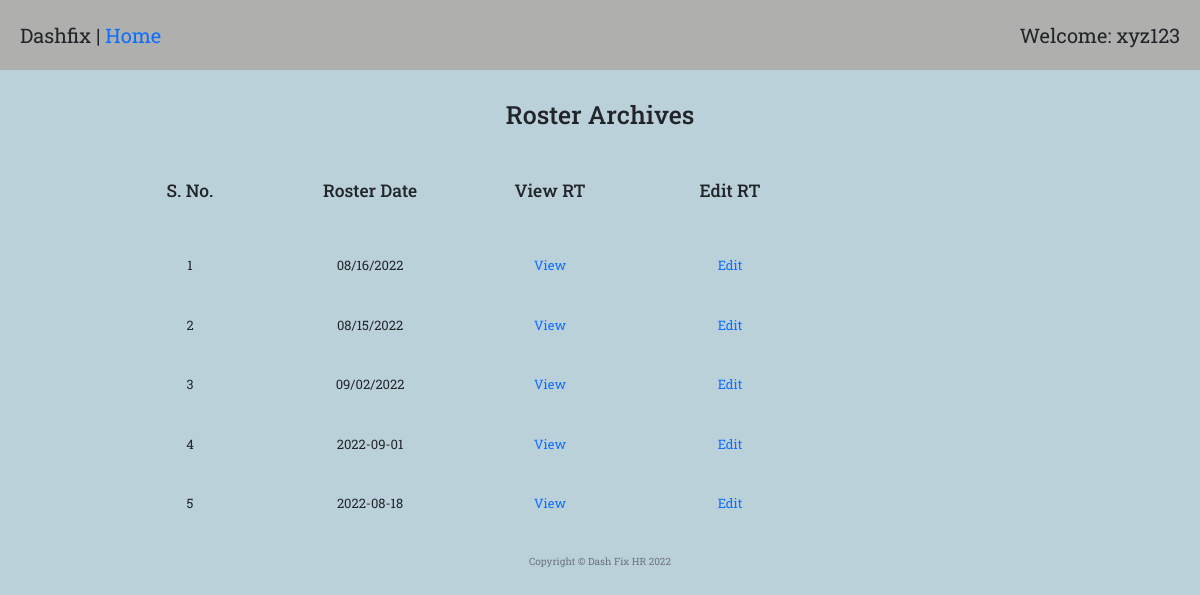
/roster_archive (signed in), run on the app's committed database.
### mainTest.py (models this page shows)
class rosterMaster(db.Model):
    __tablename__ = "rosterMaster"
    id = Column(Integer, primary_key=True)
    date = Column(String(300))
    entry = relationship("rosterEntryMaster", back_populates="roster")
    createdBy = Column(Integer, ForeignKey("Users.id"))
    user = relationship("User", back_populates="roster")

### mainTest.py (the view)
@app.route("/roster_archive", methods=["GET", "POST"])
@admin_only
def roster_archive():
    rosters_list = rosterMaster.query.all()
    return render_template("roster_archive_list.html", rosters=rosters_list, len=range(len(rosters_list)))

### mainTest.py (called while the page is built)
def admin_only(f):
    @wraps(f)
    def decorated_function(*args, **kwargs):
        admin = User.query.all()
        admin_id = []
        for i in admin:
            id_ = i.id
            admin_id.append(id_)
        if current_user.id not in admin_id:
            return abort(403)
        return f(*args, **kwargs)
    return decorated_function

@login_manager.user_loader
def load_user(user_id):
    return User.query.get(int(user_id))

### templates/roster_archive_list.html
{% extends 'bootstrap/base.html' %}
{% import "bootstrap/wtf.html" as wtf %}
{% block content %}
{% include "header.html" %}
  <div class="welcome">
    <span>Dashfix | <a href="{{url_for('home')}}">Home</a></span>
    <span>Welcome: xyz123</span>
  </div>
  <h1 style="margin-top: 30px; margin-bottom: 50px; text-align: center;">Roster Archives</h1>
  <div class="row" style="margin-bottom: 50px; margin-left: 100px; text-align: center;">
    <div class="col-2"><h3>S. No. </h3></div>
    <div class="col-2"><h3>Roster Date</h3></div>
    <div class="col-2"><h3>View RT</h3></div>
    <div class="col-2"><h3>Edit RT</h3></div>
  </div>
  {% for i in len %}
    <div class="row" style="margin-bottom: 30px; margin-left: 100px; text-align: center;">
      <div class="col-2"><p>{{ i+1 }}</p></div>
      <div class="col-2"><p>{{ rosters[i].date }}</p></div>
      <div class="col-2"><p><a href="{{url_for('roster_single', roster_id=rosters[i].id)}}">View</a></p></div>
      <div class="col-2"><p><a href="{{url_for('roster_single_edit', roster_id=rosters[i].id)}}">Edit</a></p></div>
    </div>
  {% endfor %}
{% include "footer.html" %}
{% endblock %}

### static/styles1.css (style rules this page uses)
body { font-family: 'Roboto Slab', serif; }
body { background-color: #bbd1da; }
.welcome { background-color: #afb0ad; display: flex; justify-content: space-between; padding: 20px; font-size: 2rem; }
.row, h5 { margin-top: 20px; margin-right: 20px; margin-left: 20px; }
div { font-size: 1.3rem; margin: 0px; padding-right: 0px; }
.time_suc_entry, p { text-size: 1.8rem; }
a:link { text-decoration: none; text-color: black; }

### data on the page
rosterMaster: date "08/16/2022"
rosterMaster: date "08/15/2022"
rosterMaster: date "09/02/2022"
rosterMaster: date "2022-09-01"
rosterMaster: date "2022-08-18"

### other printed values
{{ i+1 }} "1" "2" "3" "4" "5"
